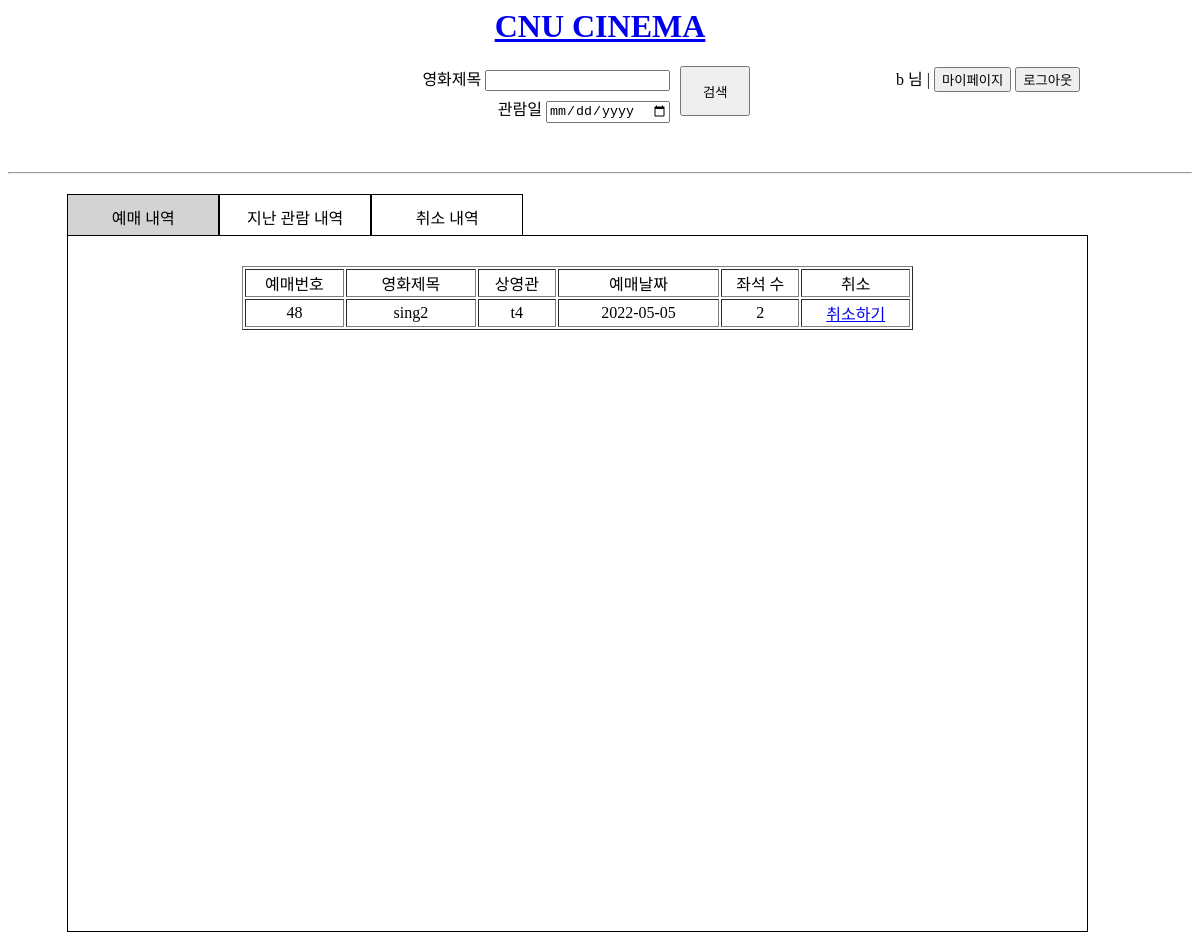
The page /mypage.php (signed in) on the database its author committed.
### tables this page shows
CREATE TABLE Customer 
	(
	cid INTEGER NOT NULL,
	name TEXT,
	password TEXT NOT NULL,
	email TEXT,
	birth_date DATE,
	sex TEXT,
    CONSTRAINT Customer_PK PRIMARY KEY(cid)
	);

CREATE TABLE Ticketing 
	(
	id INTEGER PRIMARY KEY autoincrement,
	rc_date TEXT,
	seats INTEGER,
	status TEXT CHECK(status IN ('R','C','W')),
	cid INTEGER,
	sid INTEGER,
	CONSTRAINT Ticketing_FK1 FOREIGN KEY (cid) REFERENCES Customer(cid),
	CONSTRAINT Ticketing_FK2 FOREIGN KEY (sid) REFERENCES Schedule(sid)
	);

### conn.php (called while the page is built, shortened)
<?php
    if(isset($_SESSION["ID"])){
        $conn = TRUE;
    }
?>

### mypage.php (the view, shortened to what this page needs)
<?php
    include('conn.php');
?>
<html lang="en">
<head>
    <link rel="stylesheet" href="css/index.css">
</head>
<body>
    <div class="header">
        <h1 id="title"><a href="/index.php">CNU CINEMA</a></h1>
        <div class="div1"></div>
        <div class="div2" id="search">
            <form action="search.php" method="get" id="formform" name="search" onsubmit="return blankSearch();">
                <div id="in">
                    <li>영화제목 <input type="text" id="search" name="movie_title"></li>
                    <li>관람일 <input type="date" name="s_date"></li>
                </div>
                <div id="s">
                    <input type="submit" value="검색">
                </div>
            </form>
        </div>
        <?php
            if($conn){
                $email = $_SESSION["ID"];
                $pw = $_SESSION["PWD"];
                $q=$db->query("SELECT name FROM customer WHERE email='$email' and password='$pw';");
                $results = $q->fetchAll(PDO::FETCH_ASSOC);
                $name = $results[0]["name"];
                echo "<div>$name 님 | <button onclick='location.href=\"mypage.php\"'>마이페이지</button>
                                    <button onclick='location.href=\"signout.php\"'>로그아웃</button></div>";
        ?>
        <?php
            }
        ?>
    </div><br><br>
    <div>
        <hr>
    </div>
    <div class="lists">
        <div class="top">
            <ul>
                <li class="myList book clicked" id="rList" onclick="check(event)">예매 내역</li>
                <li class="myList watch" id="wList" onclick="check(event)">지난 관람 내역</li>
                <li class="myList cancel" id="cList"  onclick="check(event)">취소 내역</li>
            </ul>
        </div>
        <div class="list-content1 content">
            <?php
                $email = $_SESSION["ID"];
                $q=$db->query("SELECT * FROM ticketing WHERE cid=(SELECT cid FROM customer WHERE email='$email') AND status='R' ORDER BY rc_date DESC;");
                $results = $q->fetchAll(PDO::FETCH_ASSOC);
                if($results == null){
                    echo "<h2 class='bookingL book content'>예매 내역이 없습니다.</h2>";
                }
                else{
                    echo "<table border='1' class='bookingL book content'>
                            <tr>
                                <td class='td__1'>예매번호</td>
                                <td class='td__2'>영화제목</td>
                                <td class='td__3'>상영관</td>
                                <td class='td__4'>예매날짜</td>
                                <td class='td__5'>좌석 수</td>
                                <td class='td__6'>취소</td>
                            </tr>";
                    foreach($results as $row){
                        echo "<tr>";
                        $id = $row["id"];
                        $rc_date = $row["rc_date"];
                        $seats = $row["seats"];
                        $sid = $row["sid"];
                        $tmp=$db->query("SELECT m.title, s.tname FROM movie m, schedule s WHERE m.mid=s.mid AND s.sid=$sid;");
                        $r = $tmp->fetchAll(PDO::FETCH_ASSOC);
                        $title = $r[0]["title"];
                        $tname = $r[0]["tname"];
                        echo "<td class='td__1'>$id</td>
                            <td class='td__2'>$title</td>
                            <td class='td__3'>$tname</td>
                            <td class='td__4'>$rc_date</td>
                            <td class='td__5'>$seats</td>
                            <td class='td__6'><a href='mypage.php?id=$id'>취소하기</a></td>
                        </tr>";
                    }
                }
            ?>
        </div>
    </div>
</body>
</html>

### css/index.css (style rules this page uses)
.header { margin-bottom: 3%; }
#title { color: red; text-align: center; }
#search { text-align: center; }
.div1 { float: left; height: 5px; width: 35%; }
.div2 { float: left; width: 40%; margin: auto; }
#in, #s { float: left; }
#in li { text-align: right; margin-bottom: 5px; }
#s input { width: 70px; height: 50px; margin-left: 10px; }
ul { padding: 0; margin: 0; }
.clicked { background-color: lightgrey; }
#cList, #rList, #wList { list-style: none; float: left; border: 1px; border-style: solid; width: 150px; height: 30px; text-align: center; padding-top: 10px; }
.lists { width: 90%; height: 90%; margin-left: 5%; margin-top: 20px; }
.top { width: 90%; height: 40px; margin-bottom: 1px; }
.list-content1 { border: 1px; border-style: solid; width: 90%; height: 90%; padding: 30px; }
.bookingL { text-align: center; width: 70%; margin: auto; }
.td__1 { width: 90px; }
.td__2 { width: 120px; }
.td__3 { width: 70px; }
.td__4 { width: 150px; }
.td__5 { width: 70px; }
.td__6 { width: 100px; }
.div2 li { list-style: none; }

### rows shown on the page
customer: name "b"
ticketing: id "48", title "sing2", tname "t4", rc_date "2022-05-05", seats "2"
